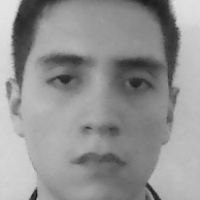
#> input picture dataset/Ivan/Ivan_000.jpg, 200 x 200 px, given in place of the camera
$ python capturar_rostros.py ../dataset/Ivan/Ivan_000.jpg
#> lines starting #> are read from the running program, lines starting #| are printed output that depends on the picture; after the words box and inside, x2 and y2 are one past the last pixel; in counts of white or black regions, pixels touching at a corner belong together
"""
=========================================================================
OBJETIVO:
Herramienta de apoyo para CONSTRUIR la base de datos local de rostros de
GARRA-OS. Abre la webcam, detecta tu rostro y guarda automaticamente N
recortes en dataset/<Nombre>/. Hay que correrlo UNA vez por cada
integrante (cambiando el nombre) antes de entrenar el modelo.

USO:
   python capturar_rostros.py Estefania
   python capturar_rostros.py Ivan
   ... (uno por integrante)

CONSEJO: captura en distintas poses y con distinta luz para que el
reconocimiento sea mas robusto.

INTEGRANTES:
  - Alcala Ramos Luz Estefania        [Codigo: 23240079]
  - Bahena Mora Emilio Salvador       [Codigo: 23240009]
  - Casas Bastidas Jose Ivan          [Codigo: 23240883]
  - Fischer Gonzalez Patrick          [Codigo: 23240045]

PROYECTO: GARRA-OS - Agente Robotico Autonomo con Interfaz Cognitiva
DOCENTE : Ma. Veronica Tapia Ibarra
=========================================================================
"""

import cv2
import os
import sys
import config

# Cuantas imagenes capturar por persona.
N_IMAGENES = 40


def main():
    # El nombre se pasa por la linea de comandos.
    if len(sys.argv) < 2:
        print("Uso: python capturar_rostros.py <Nombre>")
        return
    nombre = sys.argv[1]

    # Carpeta destino: dataset/<Nombre>/
    carpeta = os.path.join(config.CARPETA_DATASET, nombre)
    os.makedirs(carpeta, exist_ok=True)

    # Detector Haar empaquetado con OpenCV.
    ruta_haar = os.path.join(cv2.data.haarcascades, config.HAAR_CASCADE)
    detector = cv2.CascadeClassifier(ruta_haar)

    cam = cv2.VideoCapture(config.WEBCAM_INDEX)
    print(f"[CAPTURA] Capturando {N_IMAGENES} rostros de '{nombre}'. ESC para salir.")

    contador = 0
    while contador < N_IMAGENES:
        ok, frame = cam.read()
#> frame is the input picture: shape (200, 200, 3); min 18, max 228, mean 147.1
        if not ok:
            print("[CAPTURA] No se pudo leer la camara.")
            break

        gris = cv2.cvtColor(frame, cv2.COLOR_BGR2GRAY)
        rostros = detector.detectMultiScale(gris, 1.1, 5, minSize=(80, 80))
#> rostros = [[16, 12, 171, 171]]

        for (x, y, w, h) in rostros:
            # Recortamos, normalizamos tamano y guardamos.
            rostro = cv2.resize(gris[y:y + h, x:x + w], config.TAM_ROSTRO)
            ruta = os.path.join(carpeta, f"{nombre}_{contador:03d}.jpg")
            cv2.imwrite(ruta, rostro)
            contador += 1

            # Dibujamos la caja y el progreso.
            cv2.rectangle(frame, (x, y), (x + w, y + h), (0, 255, 0), 2)
            cv2.putText(frame, f"{contador}/{N_IMAGENES}", (x, y - 10),
                        cv2.FONT_HERSHEY_SIMPLEX, 0.7, (0, 255, 0), 2)
            break  # solo un rostro por frame
#> this loop made 1 pass
#> (x, y, w, h, contador) on pass 1: (16, 12, 171, 171, 1)
#> pass 1, in main, `rostro = cv2.resize(gris[y:y + h, x:x + w], config.TAM_ROSTRO)`:
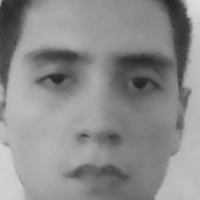
#> rostro: shape (200, 200); min 34, max 220, mean 139.7
#> after the loop:
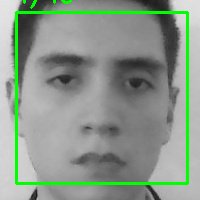
#> frame: shape (200, 200, 3); 5.32% of pixels changed, all inside (x1, y1, x2, y2) = (15, 0, 189, 185)
#> after the loop, contador = 1

        cv2.imshow("Captura de rostros - GARRA-OS", frame)
        if cv2.waitKey(1) & 0xFF == 27:  # ESC
#> (key Esc is pressed here)
            break

    cam.release()
    cv2.destroyAllWindows()
    print(f"[CAPTURA] Listo. Se guardaron {contador} imagenes en {carpeta}")
#| [CAPTURA] Listo. Se guardaron 1 imagenes en dataset/../dataset/Ivan/Ivan_000.jpg


if __name__ == "__main__":
    main()
